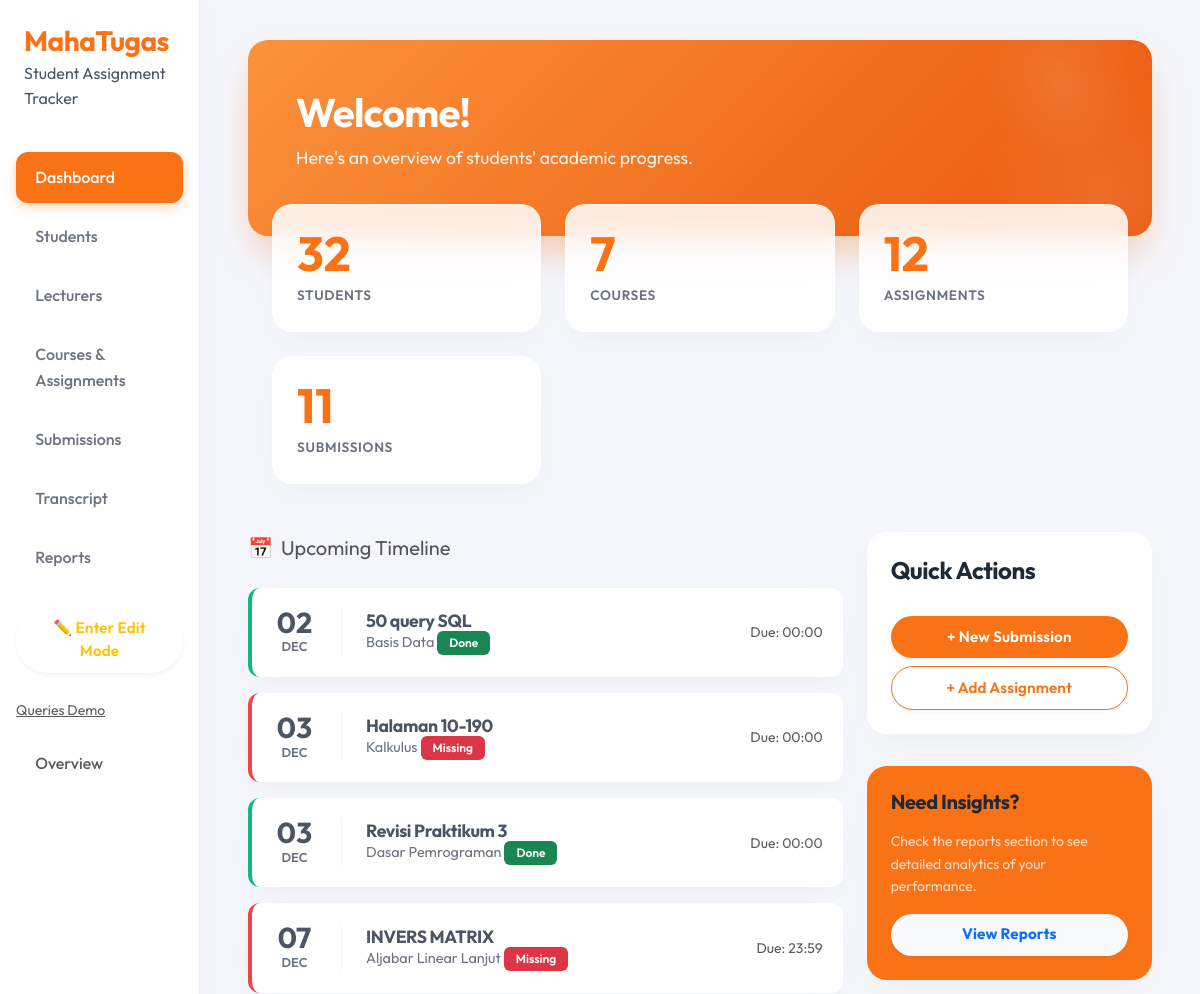
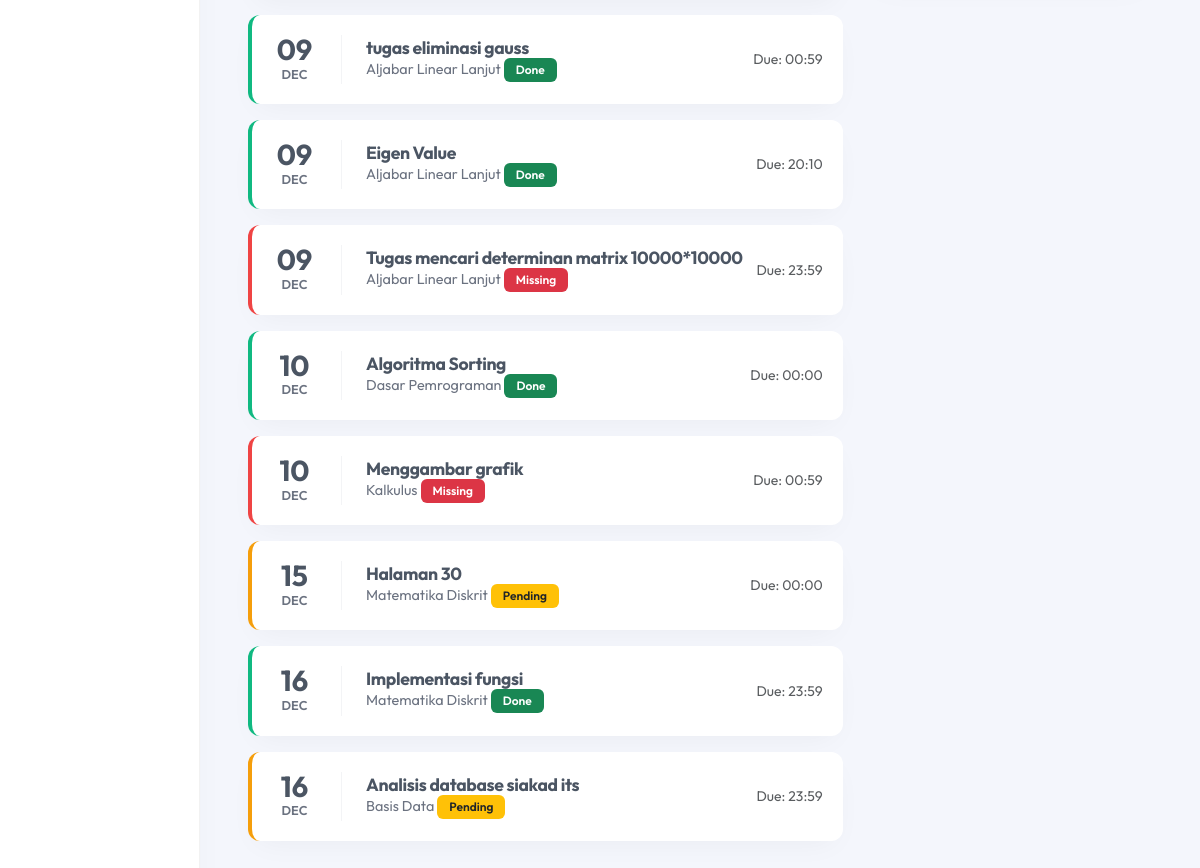
The page / on the database its author committed (2 pictures, top to bottom).
### tracker/models.py (models this page shows, shortened)
class Assignment(models.Model):
    assignment_id = models.AutoField(primary_key=True)
    course = models.ForeignKey(
        Course,
        on_delete=models.CASCADE,
        related_name='assignments'
    )
    title = models.CharField(max_length=200)
    description = models.TextField(blank=True, null=True)
    due_date = models.DateTimeField()
    max_score = models.IntegerField(default=100)

class Course(models.Model):
    course_id = models.AutoField(primary_key=True)
    course_code = models.CharField(max_length=20)
    course_name = models.CharField(max_length=200)
    semester = models.IntegerField()
    lecturer = models.ForeignKey(
        Lecturer,
        on_delete=models.CASCADE,
        related_name='courses'
    )

### tracker/views.py (the view)
# urls.py: path('', views.dashboard, name='dashboard'),
def dashboard(request):
    now = timezone.now()
    assignments = Assignment.objects.select_related('course').order_by('due_date')
    data = []
    for a in assignments:
        submitted_count = a.submissions.count()
        if submitted_count == 0 and a.due_date < now:
            status = "Missing"
        elif submitted_count == 0 and a.due_date >= now:
            status = "No Submission Yet"
        else:
            status = "Has Submissions"
        data.append({
            "assignment": a,
            "status": status,
            "submitted_count": submitted_count,
        })
    context = {
        "assignment_status_list": data,
        "total_students": Student.objects.count(),
        "total_courses": Course.objects.count(),
        "total_assignments": Assignment.objects.count(),
        "total_submissions": Submission.objects.count(),
    }
    return render(request, "tracker/dashboard.html", context)

### tracker/templates/tracker/dashboard.html
{% extends "tracker/base.html" %}
{% block content %}
<div class="hero-card">
    <div class="hero-shapes"></div>
    <div class="position-relative">
        <h2>Welcome!</h2>
        <p>Here's an overview of students' academic progress.</p>
    </div>
</div>
<div class="stats-container">
    <div class="glass-stat">
        <div class="stat-value">{{ total_students }}</div>
        <div class="stat-label">Students</div>
    </div>
    <div class="glass-stat">
        <div class="stat-value">{{ total_courses }}</div>
        <div class="stat-label">Courses</div>
    </div>
    <div class="glass-stat">
        <div class="stat-value">{{ total_assignments }}</div>
        <div class="stat-label">Assignments</div>
    </div>
    <div class="glass-stat">
        <div class="stat-value">{{ total_submissions }}</div>
        <div class="stat-label">Submissions</div>
    </div>
</div>
<div class="row">
    <div class="col-lg-8">
        <div class="section-title">
            <span>📅</span> Upcoming Timeline
        </div>
        <div class="timeline-container">
            {% for a in assignment_status_list %}
            <a href="{% url 'course_detail' a.assignment.course.course_id %}" class="text-decoration-none">
                <div
                    class="timeline-item {% if a.status == 'Missing' %}urgent{% elif a.status == 'No Submission Yet' %}soon{% else %}chill{% endif %}">
                    <div class="timeline-date">
                        <div class="day">{{ a.assignment.due_date|date:"d" }}</div>
                        <div class="month">{{ a.assignment.due_date|date:"M" }}</div>
                    </div>
                    <div class="timeline-content">
                        <h5>{{ a.assignment.title }}</h5>
                        <p>
                            {{ a.assignment.course.course_name }}
                            {% if a.status == 'Missing' %}
                            <span class="badge bg-danger">Missing</span>
                            {% elif a.status == 'No Submission Yet' %}
                            <span class="badge bg-warning text-dark">Pending</span>
                            {% else %}
                            <span class="badge bg-success">Done</span>
                            {% endif %}
                        </p>
                    </div>
                    <div class="ms-auto text-muted small d-none d-sm-block">
                        Due: {{ a.assignment.due_date|date:"H:i" }}
                    </div>
                </div>
            </a>
            {% empty %}
            <div class="text-center p-5 text-muted">
                <p>No active assignments. Time to relax! ☕</p>
            </div>
            {% endfor %}
        </div>
    </div>
    <div class="col-lg-4">
        <div class="card p-4">
            <h4>Quick Actions</h4>
            <div class="d-grid gap-2 mt-3">
                <a href="{% url 'submission_create' %}" class="btn btn-primary">
                    + New Submission
                </a>
                <a href="{% url 'assignment_create' %}" class="btn btn-outline-accent">
                    + Add Assignment
                </a>
            </div>
        </div>
        <div class="card p-4 mt-4" style="background: var(--accent-color); color: white;">
            <h5>Need Insights?</h5>
            <p class="small opacity-75 mb-3">Check the reports section to see detailed analytics of your performance.
            </p>
            <a href="{% url 'report_menu' %}" class="btn btn-light text-primary fw-bold border-0">View Reports</a>
        </div>
    </div>
</div>
{% endblock %}

### static/tracker/css/comfy.css (style rules this page uses)
:root { --bg-color: #f4f6fc; --surface-color: #ffffff; --text-primary: #4b5563; --text-secondary: #6b7280; --accent-color: #f97316; --accent-hover: #ea580c; --success-soft: #d1fae5; --success-text: #065f46; --warning-soft: #fef3c7; --warning-text: #92400e; --radius-lg: 20px; --radius-md: 12px; --shadow-soft: 0 10px 30px -10px rgba(0, 0, 0, 0.05); --shadow-hover: 0 20px 40px -10px rgba(0, 0, 0, 0.1); --transition-fast: all 0.2s cubic-bezier(0.4, 0, 0.2, 1); --animation-fade-up: fadeInUp 0.5s ease-out forwards; }
body { background-color: var(--bg-color); color: var(--text-primary); font-family: 'Outfit', sans-serif; line-height: 1.6; }
.card, .container, .container-fluid { border: none; }
.card { background: var(--surface-color); border-radius: var(--radius-lg); box-shadow: var(--shadow-soft); padding: 2rem; margin-bottom: 2rem; transition: var(--transition-fast); }
h1, h2, h3, h4, h5, h6 { color: #1f2937; font-weight: 700; letter-spacing: -0.02em; margin-bottom: 1rem; }
h2 { font-size: 2rem; }
.btn { border-radius: 50px; padding: 0.6rem 1.5rem; font-weight: 600; font-size: 0.95rem; letter-spacing: 0.01em; transition: var(--transition-fast); border: none; box-shadow: 0 2px 4px rgba(0, 0, 0, 0.05); }
.btn-primary { background-color: var(--accent-color); color: white; }
.badge { padding: 0.5em 1em; border-radius: 6px; font-weight: 600; font-size: 0.75rem; }
.btn-outline-accent { background: transparent; border: 1px solid var(--accent-color); color: var(--accent-color); }
.hero-card { background: linear-gradient(135deg, #fb923c 0%, #ea580c 100%); color: white; border-radius: var(--radius-lg); padding: 3rem; margin-bottom: 3rem; position: relative; overflow: hidden; box-shadow: 0 20px 40px -10px rgba(249, 115, 22, 0.4); }
.hero-card h2 { color: white; margin-bottom: 0.5rem; font-size: 2.5rem; }
.hero-card p { color: rgba(255, 255, 255, 0.9); font-size: 1.1rem; max-width: 600px; }
.hero-shapes { position: absolute; top: 0; right: 0; width: 50%; height: 100%; background-image: radial-gradient(circle at 80% 20%, rgba(255, 255, 255, 0.1) 0%, transparent 20%), radial-gradient(circle at 90% 80%, rgba(255, 255, 255, 0.1) 0%, transparent 30%); pointer-events: none; }
.stats-container { display: grid; grid-template-columns: repeat(auto-fit, minmax(200px, 1fr)); gap: 1.5rem; margin-bottom: 3rem; margin-top: -5rem; padding: 0 1.5rem; }
.glass-stat { background: rgba(255, 255, 255, 0.85); backdrop-filter: blur(12px); -webkit-backdrop-filter: blur(12px); border: 1px solid rgba(255, 255, 255, 0.6); border-radius: var(--radius-lg); padding: 1.5rem; transition: var(--transition-fast); box-shadow: var(--shadow-soft); }
.glass-stat .stat-value { font-size: 3rem; font-weight: 700; color: var(--accent-color); line-height: 1; margin-bottom: 0.5rem; }
.glass-stat .stat-label { color: var(--text-secondary); font-weight: 600; font-size: 0.85rem; text-transform: uppercase; letter-spacing: 0.05em; }
.section-title { font-size: 1.25rem; color: var(--text-primary); margin-bottom: 1.5rem; display: flex; align-items: center; gap: 0.5rem; }
.timeline-item { display: flex; align-items: center; padding: 1.25rem; margin-bottom: 1rem; background: white; border-radius: var(--radius-md); transition: var(--transition-fast); border-left: 4px solid transparent; box-shadow: var(--shadow-soft); opacity: 0; animation: var(--animation-fade-up); }
.timeline-item:nth-child(1) { animation-delay: 0.1s; }
.timeline-item.urgent { border-left-color: #ef4444; }
.timeline-item.soon { border-left-color: #f59e0b; }
.timeline-item.chill { border-left-color: #10b981; }
.timeline-date { min-width: 70px; text-align: center; margin-right: 1.5rem; padding-right: 1.5rem; border-right: 1px solid #f3f4f6; }
.timeline-date .day { font-size: 1.8rem; font-weight: 700; color: var(--text-primary); line-height: 1; }
.timeline-date .month { font-size: 0.8rem; color: var(--text-secondary); text-transform: uppercase; font-weight: 600; }
.timeline-content h5 { margin: 0; font-size: 1.1rem; color: var(--text-primary); }
.timeline-content p { margin: 0; font-size: 0.9rem; color: var(--text-secondary); }

### rows shown on the page
Assignment: assignment.due_date "02", assignment.due_date "DEC", assignment "50 query SQL", assignment.course.course_name "Basis Data", shows "Done", assignment.due_date "00:00"
Assignment: assignment.due_date "03", assignment.due_date "DEC", assignment "Halaman 10-190", assignment.course.course_name "Kalkulus", shows "Missing", assignment.due_date "00:00"
Assignment: assignment.due_date "03", assignment.due_date "DEC", assignment "Revisi Praktikum 3", assignment.course.course_name "Dasar Pemrograman", shows "Done", assignment.due_date "00:00"
Assignment: assignment.due_date "07", assignment.due_date "DEC", assignment "INVERS MATRIX", assignment.course.course_name "Aljabar Linear Lanjut", shows "Missing", assignment.due_date "23:59"
Assignment: assignment.due_date "09", assignment.due_date "DEC", assignment "tugas eliminasi gauss", assignment.course.course_name "Aljabar Linear Lanjut", shows "Done", assignment.due_date "00:59"
Assignment: assignment.due_date "09", assignment.due_date "DEC", assignment "Eigen Value", assignment.course.course_name "Aljabar Linear Lanjut", shows "Done", assignment.due_date "20:10"
Assignment: assignment.due_date "09", assignment.due_date "DEC", assignment "Tugas mencari determinan matrix 10000*10000", assignment.course.course_name "Aljabar Linear Lanjut", shows "Missing", assignment.due_date "23:59"
Assignment: assignment.due_date "10", assignment.due_date "DEC", assignment "Algoritma Sorting", assignment.course.course_name "Dasar Pemrograman", shows "Done", assignment.due_date "00:00"
Assignment: assignment.due_date "10", assignment.due_date "DEC", assignment "Menggambar grafik", assignment.course.course_name "Kalkulus", shows "Missing", assignment.due_date "00:59"
Assignment: assignment.due_date "15", assignment.due_date "DEC", assignment "Halaman 30", assignment.course.course_name "Matematika Diskrit", shows "Pending", assignment.due_date "00:00"
Assignment: assignment.due_date "16", assignment.due_date "DEC", assignment "Implementasi fungsi", assignment.course.course_name "Matematika Diskrit", shows "Done", assignment.due_date "23:59"
Assignment: assignment.due_date "16", assignment.due_date "DEC", assignment "Analisis database siakad its", assignment.course.course_name "Basis Data", shows "Pending", assignment.due_date "23:59"

### other values the page prints
{{ total_students }} "32"
{{ total_courses }} "7"
{{ total_assignments }} "12"
{{ total_submissions }} "11"
